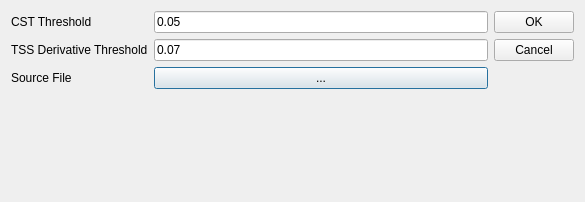
<?xml version="1.0" encoding="UTF-8"?>
<ui version="4.0">
 <class>Dialog</class>
 <widget class="QDialog" name="Dialog">
  <property name="geometry">
   <rect>
    <x>0</x>
    <y>0</y>
    <width>585</width>
    <height>202</height>
   </rect>
  </property>
  <property name="windowTitle">
   <string>Parameters</string>
  </property>
  <layout class="QHBoxLayout" name="horizontalLayout" stretch="3,0">
   <item>
    <layout class="QFormLayout" name="formLayout">
     <item row="0" column="0">
      <widget class="QLabel" name="label">
       <property name="text">
        <string>CST Threshold</string>
       </property>
      </widget>
     </item>
     <item row="0" column="1">
      <widget class="QLineEdit" name="lineEditCSTThreshold">
       <property name="text">
        <string>0.05</string>
       </property>
      </widget>
     </item>
     <item row="1" column="0">
      <widget class="QLabel" name="label_2">
       <property name="text">
        <string>TSS Derivative Threshold</string>
       </property>
      </widget>
     </item>
     <item row="1" column="1">
      <widget class="QLineEdit" name="TSS_Deriv_Thresh">
       <property name="text">
        <string>0.07</string>
       </property>
      </widget>
     </item>
     <item row="2" column="0">
      <widget class="QLabel" name="label_3">
       <property name="text">
        <string>Source File</string>
       </property>
      </widget>
     </item>
     <item row="2" column="1">
      <widget class="QPushButton" name="pushButtonExcelFileName">
       <property name="text">
        <string>...</string>
       </property>
      </widget>
     </item>
    </layout>
   </item>
   <item>
    <layout class="QVBoxLayout">
     <property name="spacing">
      <number>6</number>
     </property>
     <property name="margin" stdset="0">
      <number>0</number>
     </property>
     <item>
      <widget class="QPushButton" name="okButton">
       <property name="text">
        <string>OK</string>
       </property>
      </widget>
     </item>
     <item>
      <widget class="QPushButton" name="cancelButton">
       <property name="text">
        <string>Cancel</string>
       </property>
      </widget>
     </item>
     <item>
      <spacer>
       <property name="orientation">
        <enum>Qt::Orientation::Vertical</enum>
       </property>
       <property name="sizeHint" stdset="0">
        <size>
         <width>20</width>
         <height>40</height>
        </size>
       </property>
      </spacer>
     </item>
    </layout>
   </item>
  </layout>
 </widget>
 <resources/>
 <connections>
  <connection>
   <sender>okButton</sender>
   <signal>clicked()</signal>
   <receiver>Dialog</receiver>
   <slot>accept()</slot>
   <hints>
    <hint type="sourcelabel">
     <x>351</x>
     <y>38</y>
    </hint>
    <hint type="destinationlabel">
     <x>233</x>
     <y>29</y>
    </hint>
   </hints>
  </connection>
  <connection>
   <sender>cancelButton</sender>
   <signal>clicked()</signal>
   <receiver>Dialog</receiver>
   <slot>reject()</slot>
   <hints>
    <hint type="sourcelabel">
     <x>330</x>
     <y>66</y>
    </hint>
    <hint type="destinationlabel">
     <x>197</x>
     <y>125</y>
    </hint>
   </hints>
  </connection>
 </connections>
</ui>
